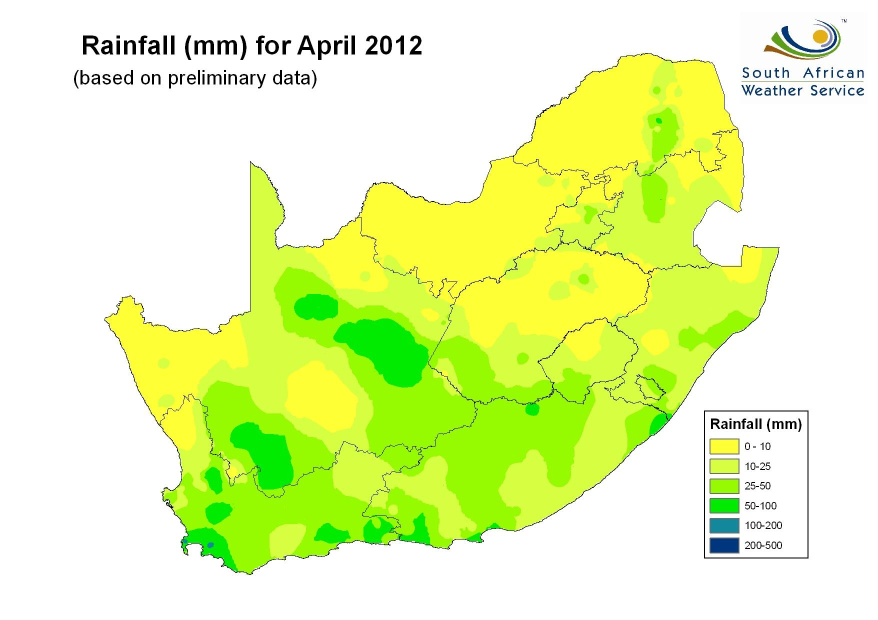
#> input picture images/apr-2012.jpg, 1755 x 1239 px (shown at 1/2 size); its folder holds 4 pictures in this run
$ python viewer.py
#> lines starting #> are read from the running program, lines starting #| are printed output that depends on the picture
import cv2
import csv
import glob

# returns the cropped coordinates of the Limpopo region in the image given the image width, height, month and year
def getRegionCoordinates(width, height, month, year):
    regionsByMonthYear = {
        ('apr', '2019'): (876, 142, 1320, 404),
        ('apr', '2020'): (1788, 260, 2706, 814),
        ('aug', '2019'): (894, 131, 1359, 410),
        ('feb', '2020'): (1752, 336, 2592, 844),
        ('jun', '2020'): (1786, 262, 2702, 814),
        ('jan', '2020'): (1756, 338, 2596, 840),
        ('jun', '2020'): (1750, 332, 2594, 842)
    }
    regionsByDimensions = {
        (1755, 1239): (1026, 106, 1476, 372),
        (1100, 850): (561, 116, 839, 281),
        (3300, 2550): (1689, 352, 2516, 852),
        (1650, 1275): (841, 177, 1256, 426),
        (1056, 816): (541, 111, 806, 271),
        (1320, 1020): (672, 141, 1004, 337),
        (9350, 6617): (5356, 852, 7468, 2084),
        (1169, 827): (687, 41, 1006, 227),
        (1122, 794): (651, 46, 954, 222),
        (1430, 1105): (729, 153, 1088, 368),
        (6655, 5142): (3399, 708, 5060, 1700),
        (1753, 1241): (1038, 59, 1521, 348),
        (994, 768): (506, 106, 755, 257)
    }
    if (month, year) in regionsByMonthYear:
        return regionsByMonthYear[(month, year)]
    else:
        return regionsByDimensions[(width, height)]

if __name__ == "__main__":
    print("Looking through images directory for files")
    # get a list of all downloaded images
    downloadedImages = glob.glob('images/*.jpg', recursive=True)


    # loop through all files and remove the directory location and file ending
    for i in range(len(downloadedImages)):
        downloadedImages[i] = downloadedImages[i].replace("images/", "").replace(".jpg", "")

    print("Found {} images".format(len(downloadedImages)))
    print("Looping through cropped images")

    # loop through all files that were found
    for filename in downloadedImages:
        # read in an image (in color)
        img = cv2.imread('images/{}.jpg'.format(filename), cv2.IMREAD_COLOR)
#> img is the input picture: shape (1239, 1755, 3); mean B, G, R 174.2, 249, 229.7
        month = filename[0:3]
        year = filename[4:]

        width = img.shape[1]
#> width = 1755
        height = img.shape[0]
#> height = 1239

        # get coordinates of Limpopo region
        coords = getRegionCoordinates(width, height, month, year)
#> coords = (1026, 106, 1476, 372)

        # crop the image to focus on the Limpopo region
        crop_img = img[coords[1]:coords[3], coords[0]:coords[2]]
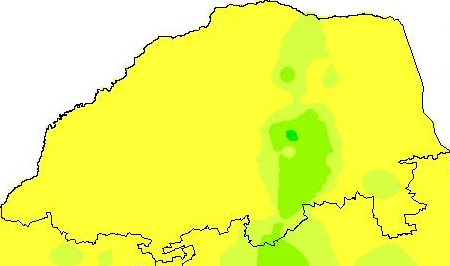
#> crop_img: shape (266, 450, 3); mean B, G, R 97.3, 250, 240.6

        print("Showing: {}\tSize:{}x{}".format(filename, width, height))
#| Showing: apr-2012	Size:1755x1239
        cv2.imshow("{}-{}".format(month, year, width, height), crop_img)
        cv2.waitKey(0)
#> pass 2 of the loop `for filename in downloadedImages:`:
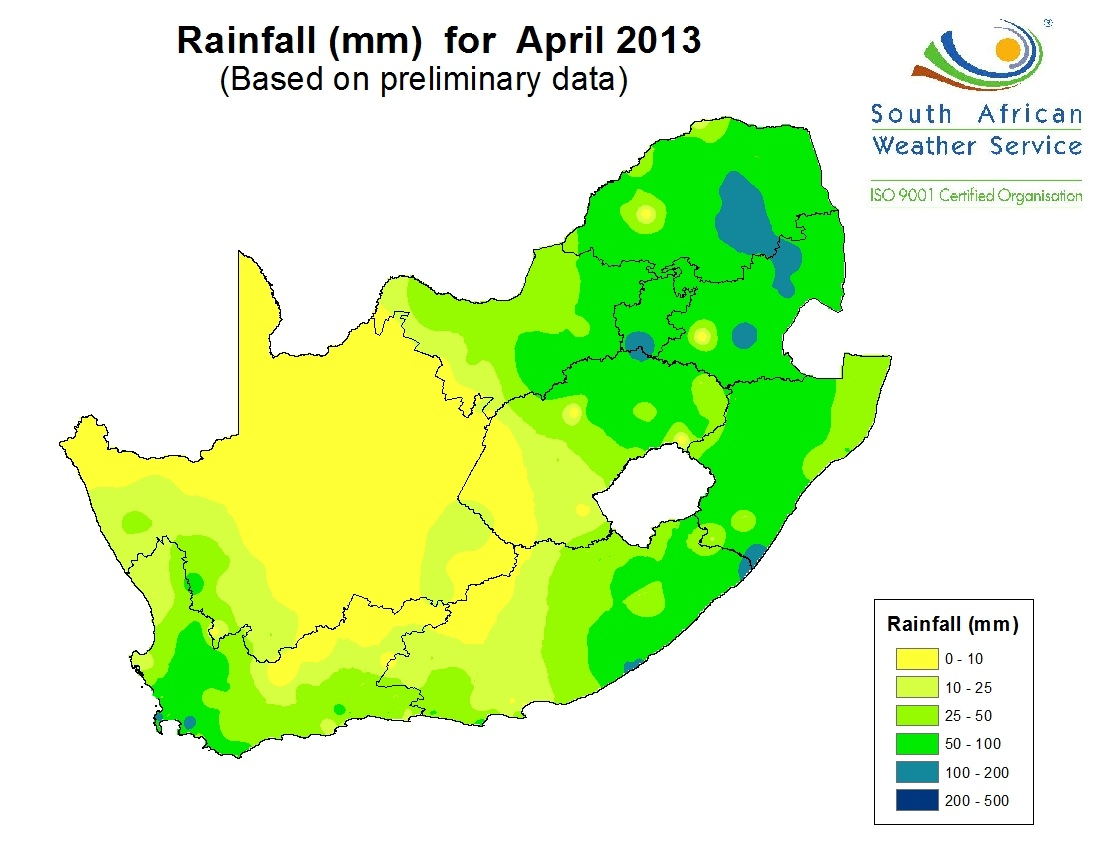
#> input picture images/apr-2013.jpg, 1100 x 850 px
#> img is the input picture: shape (850, 1100, 3); mean B, G, R 180.7, 245.2, 213.7
#> `crop_img = img[coords[1]:coords[3], coords[0]:coords[2]]`:
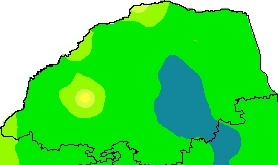
#> crop_img: shape (165, 278, 3); mean B, G, R 75.4, 224.4, 72.7
#| Showing: apr-2013	Size:1100x850
#> pass 3 of the loop `for filename in downloadedImages:`:
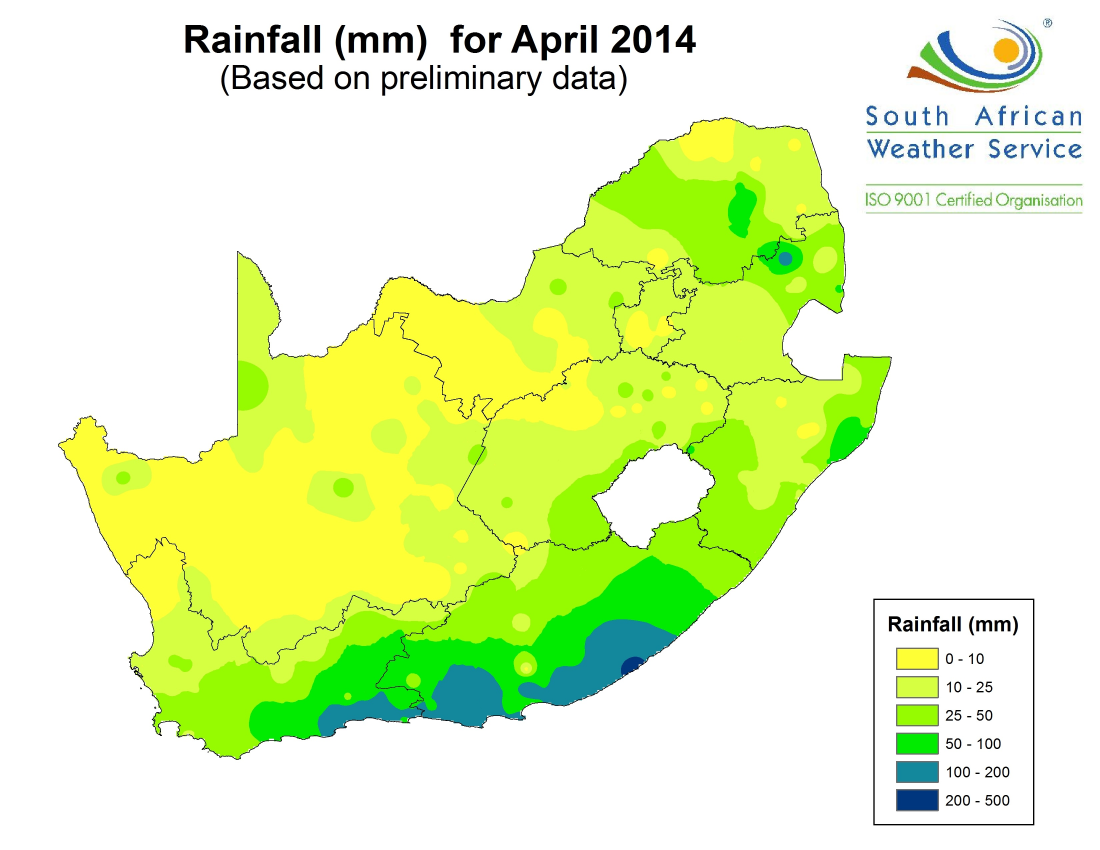
#> input picture images/apr-2014.jpg, 3300 x 2550 px (shown at 1/3 size)
#> img is the input picture: shape (2550, 3300, 3); mean B, G, R 184.8, 246.6, 227
#> `crop_img = img[coords[1]:coords[3], coords[0]:coords[2]]`:
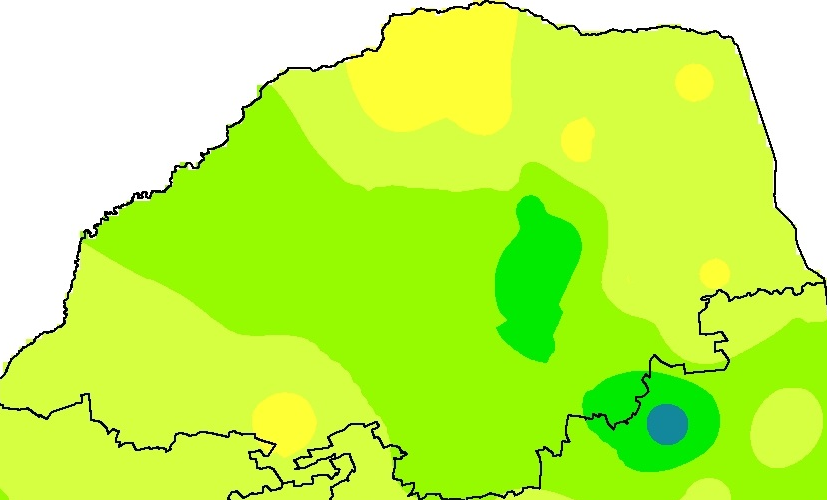
#> crop_img: shape (500, 827, 3); mean B, G, R 83.3, 247.6, 191.9
#| Showing: apr-2014	Size:3300x2550
#> the loop made 4 passes; the first 3 are shown
